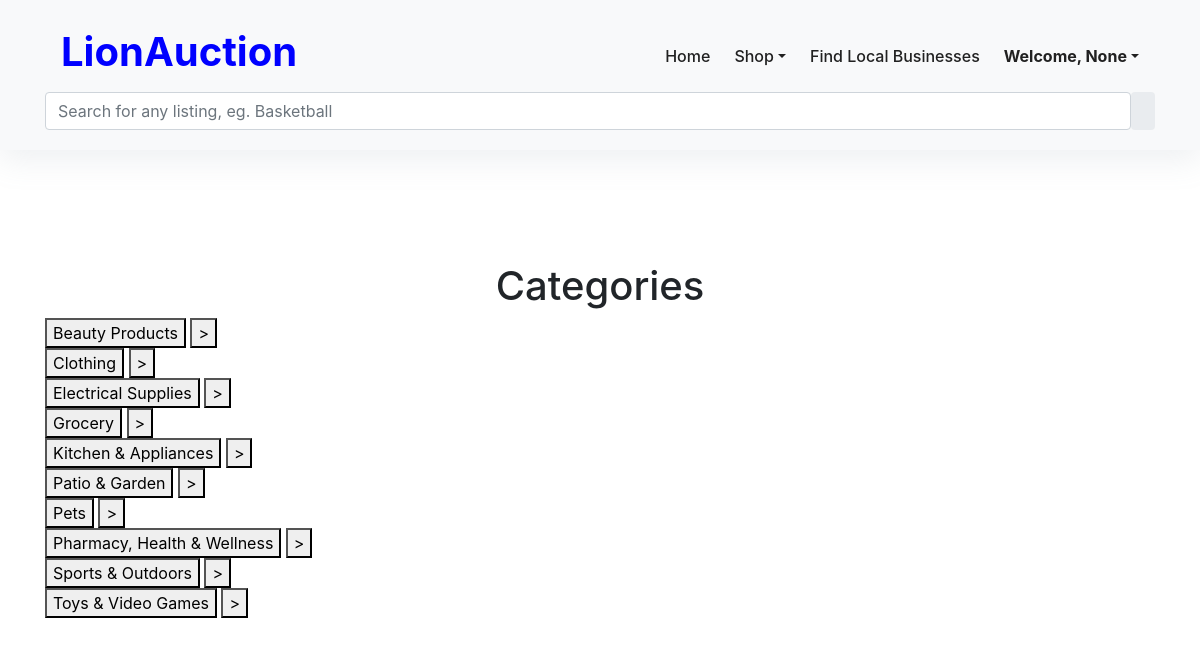
The page /categories on the database its author committed.
### tables this page shows
CREATE TABLE Categories(category_name TEXT PRIMARY KEY, parent_category TEXT);

### app.py (the view)
@app.route('/categories', methods=['POST', 'GET'])
def categories():
    if request.method == 'POST':
        action = request.form['action']
        if action == "category":
            c = request.form['input']
            query = "SELECT category_name FROM Categories WHERE parent_category = '{}';"
            result = sqlite_data_to_list_of_dicts(query.format(c))
            res = []
            for cat in result:
                res.append(cat["category_name"])
            return render_template('categories.html', name=user, result=res, categories=all_categories)
        else:
            c = request.form['input']
            query = "SELECT * FROM Auction_Listings WHERE category = '{}' AND status = 1;"
            result = sqlite_data_to_list_of_dicts(query.format(c))
            return render_template('listings.html', name=user, result=result, categories=all_categories, parent=c)
    else:
        query = "SELECT category_name FROM Categories WHERE parent_category = 'Root';"
        root = sqlite_data_to_list_of_dicts(query)
        root_categories = []
        for parent in root:
            root_categories.append(parent["category_name"])
        return render_template('categories.html', name=user, result=root_categories, categories=all_categories)

### app.py (called while the page is built)
def sqlite_data_to_list_of_dicts(query):
    try:
        connection = sql.connect('database.db')
        connection.row_factory = sql.Row
        things = connection.execute(query).fetchall()
        unpacked = [{k: item[k] for k in item.keys()} for item in things]
        return unpacked
    except Exception as e:
        print(f"Failed to execute. Query: {query}\n with error:\n{e}")
        return []
    finally:
        connection.close()

### templates/categories.html (shortened to what this page needs)
{% extends 'base.html' %}
{% block title %} Categories {% endblock %}
{% block content %}
{% for category_name in result %}
<form action="/categories" method="POST">
  <button type="submit" name="action" value="items">{{ category_name }}</button>
  <button type="submit" name="action" value="category">></button>
</form>
{% endfor %}
{% endblock %}

### rows shown on the page
Categories: category_name "Beauty Products"
Categories: category_name "Clothing"
Categories: category_name "Electrical Supplies"
Categories: category_name "Grocery"
Categories: category_name "Kitchen & Appliances"
Categories: category_name "Patio & Garden"
Categories: category_name "Pets"
Categories: category_name "Pharmacy, Health & Wellness"
Categories: category_name "Sports & Outdoors"
Categories: category_name "Toys & Video Games"

### other values the page prints
{{ name }} "None"
